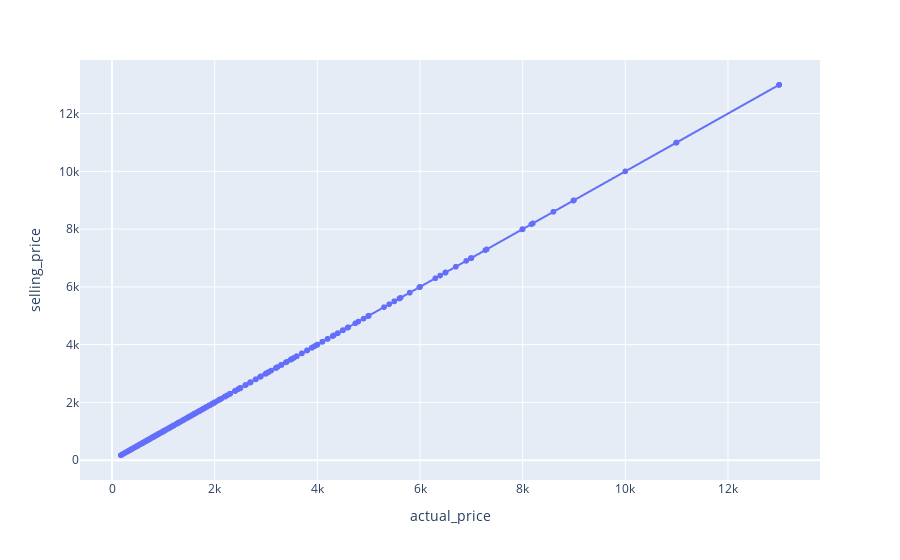

Source (notebook cell):
### Code cell
px.scatter(high_selling_price_df, y='selling_price', x='actual_price',
    hover_name='title',trendline='ols')

### Figure 1 — Plotly figure (JSON) as saved in the notebook; plotly's stock layout.template omitted (floating-point values rounded to 4 significant figures; data arrays with more than 128 entries replaced by an {"elided": "..."} marker saying what was removed)
{"data": [{"hovertemplate": "<b>%{hovertext}</b><br><br>actual_price=%{x}<br>selling_price=%{y}<extra></extra>", "hovertext": {"elided": "4579 str values"}, "legendgroup": "", "marker": {"color": "#636efa", "symbol": "circle"}, "mode": "markers", "name": "", "showlegend": false, "type": "scattergl", "x": {"elided": "4579 int values"}, "xaxis": "x", "y": {"elided": "4579 int values"}, "yaxis": "y"}, {"hovertemplate": "<b>OLS trendline</b><br>selling_price = 1 * actual_price + -6.46594e-12<br>R<sup>2</sup>=1.000000<br><br>actual_price=%{x}<br>selling_price=%{y} <b>(trend)</b><extra></extra>", "legendgroup": "", "marker": {"color": "#636efa", "symbol": "circle"}, "mode": "lines", "name": "", "showlegend": false, "type": "scattergl", "x": {"elided": "4503 int values"}, "xaxis": "x", "y": {"elided": "4503 float values"}, "yaxis": "y"}], "layout": {"legend": {"tracegroupgap": 0}, "margin": {"t": 60}, "xaxis": {"anchor": "y", "domain": [0, 1], "title": {"text": "actual_price"}}, "yaxis": {"anchor": "x", "domain": [0, 1], "title": {"text": "selling_price"}}}}
